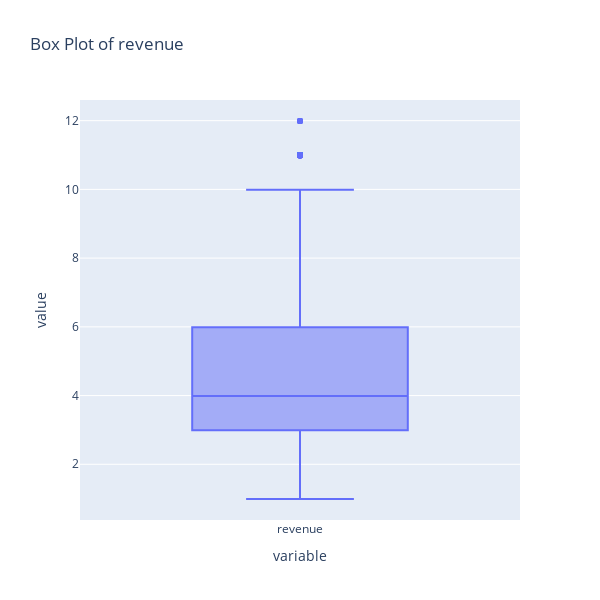

The cell this chart's notebook holds for it:
### Code cell
# using boxplot to visualize oulier for the "revenue" feature
fig = px.box(
    df,
    y=["revenue"],
    title="Box Plot of revenue ",
    width=600,
    height=600
)
fig.show()

### Figure 1 — Plotly figure (JSON) as saved in the notebook; plotly's stock layout.template omitted (floating-point values rounded to 4 significant figures; data arrays with more than 128 entries replaced by an {"elided": "..."} marker saying what was removed)
{"data": [{"alignmentgroup": "True", "hovertemplate": "variable=%{x}<br>value=%{y}<extra></extra>", "legendgroup": "", "marker": {"color": "#636efa"}, "name": "", "notched": false, "offsetgroup": "", "orientation": "v", "showlegend": false, "type": "box", "x": {"elided": "14413 str values"}, "x0": " ", "xaxis": "x", "y": {"elided": "14413 float values"}, "y0": " ", "yaxis": "y"}], "layout": {"boxmode": "group", "height": 600, "legend": {"tracegroupgap": 0}, "title": {"text": "Box Plot of revenue "}, "width": 600, "xaxis": {"anchor": "y", "domain": [0, 1], "title": {"text": "variable"}}, "yaxis": {"anchor": "x", "domain": [0, 1], "title": {"text": "value"}}}}
